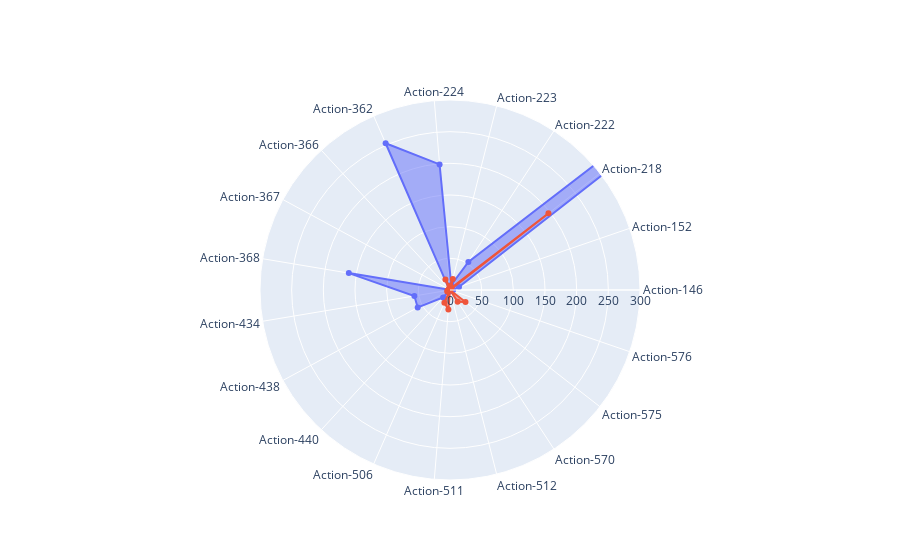

Notebook code for this chart:
### Code cell
import plotly.graph_objects as go

# categories = ['processing cost','mechanical properties','chemical stability',
#               'thermal stability', 'device integration']
categories = re_action_number

fig = go.Figure()

fig.add_trace(go.Scatterpolar(
      r=re_A,
      theta=categories,
      fill='toself',
      name='Group A'
))
fig.add_trace(go.Scatterpolar(
      r=re_B,
      theta=categories,
      fill='toself',
      name='Group B'
))

fig.update_layout(
  polar=dict(
    radialaxis=dict(
      visible=True,
      range=[0, 300]
    )),
  showlegend=False
)

fig.show()

### Figure 1 — Plotly figure (JSON) as saved in the notebook; plotly's stock layout.template omitted (floating-point values rounded to 4 significant figures)
{"data": [{"fill": "toself", "name": "Group A", "r": [5, 15, 2781, 53, 8, 199, 253, 2, 1, 162, 57, 58, 16, 0, 0, 2, 0, 0, 2], "theta": ["Action-146", "Action-152", "Action-218", "Action-222", "Action-223", "Action-224", "Action-362", "Action-366", "Action-367", "Action-368", "Action-434", "Action-438", "Action-440", "Action-506", "Action-511", "Action-512", "Action-570", "Action-575", "Action-576"], "type": "scatterpolar"}, {"fill": "toself", "name": "Group B", "r": [0, 0, 197, 4, 18, 6, 18, 2, 2, 1, 4, 5, 0, 22, 31, 0, 22, 31, 0], "theta": ["Action-146", "Action-152", "Action-218", "Action-222", "Action-223", "Action-224", "Action-362", "Action-366", "Action-367", "Action-368", "Action-434", "Action-438", "Action-440", "Action-506", "Action-511", "Action-512", "Action-570", "Action-575", "Action-576"], "type": "scatterpolar"}], "layout": {"polar": {"radialaxis": {"range": [0, 300], "visible": true}}, "showlegend": false}}
